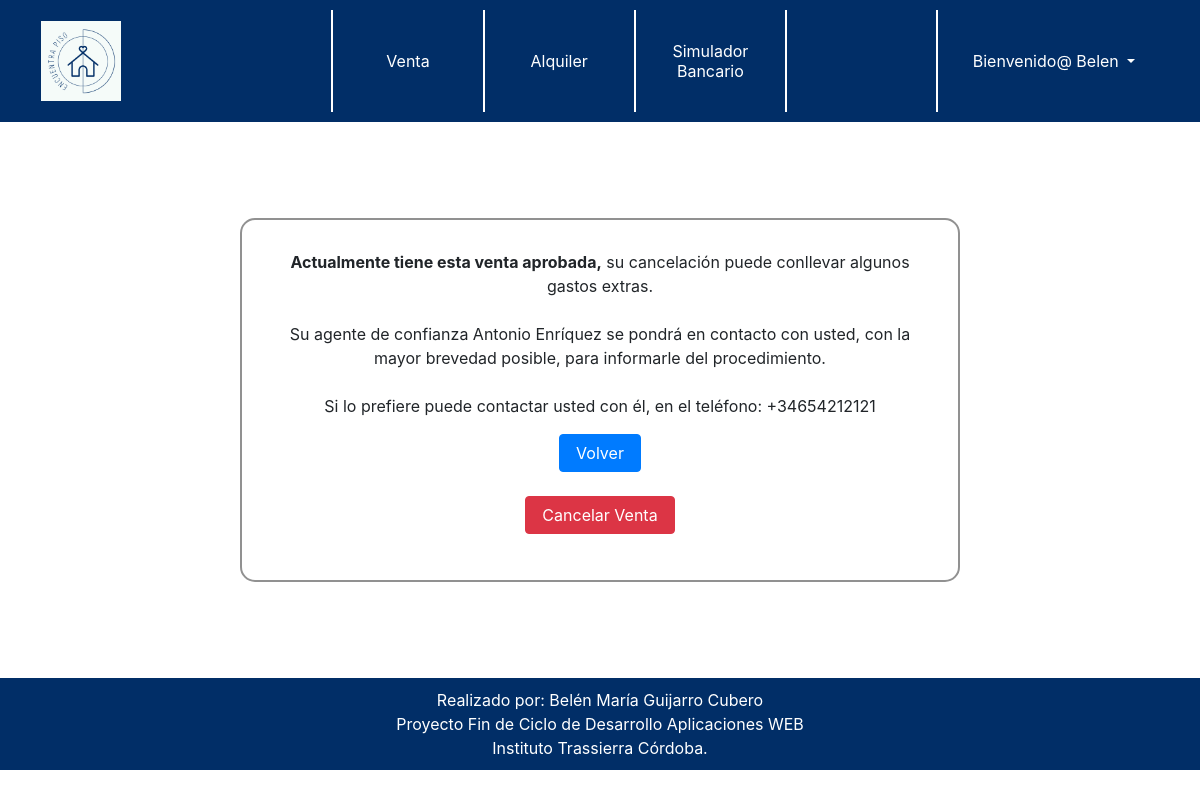
The page /desactivarVenta/6/ (signed in) on the database its author committed.
### applications/operaciones/models.py (models this page shows, shortened)
class Venta(models.Model):
	oferta=models.ForeignKey("Oferta",verbose_name=("oferta"),on_delete=models.SET_NULL,null=True )
	comprador=models.ForeignKey("administracion.Cliente", related_name="comprador",verbose_name=("comprador"),on_delete=models.SET_NULL,null=True )
	fecha= models.DateTimeField('Fecha', auto_now=False, auto_now_add=False, null=True,blank=True)
	activa=models.BooleanField('Activo', default=True)
	aprobada=models.BooleanField('Aprobada', default=False)
	updated_at = models.DateTimeField(auto_now_add=True, null=True)
	created_at = models.DateTimeField(auto_now_add=True, null=True)
	def _get_importe(self):
		precio_descuento=self.oferta.precio-((self.oferta.precio*self.oferta.descuento)/100)
		precio_final= precio_descuento+((self.oferta.precio*self.oferta.vendedor.empresa.comision)/100)
		return precio_final
	precio_final = property(_get_importe)

class Oferta(models.Model):
	inmueble= models.ForeignKey("inmuebles.Inmueble", verbose_name=("Inmueble"),on_delete=models.CASCADE)
	vendedor=models.ForeignKey("administracion.Trabajador", verbose_name=("trabajador"),on_delete=models.SET_NULL, blank=True,null=True)
	precio=models.DecimalField('Precio', max_digits=13, decimal_places=6)
	descuento=models.DecimalField('Descuento', max_digits=5, decimal_places=2, default=0)
	tipo=models.CharField("tipo",max_length=1)
	activa=models.BooleanField('Activo', default=True)
	updated_at = models.DateTimeField(auto_now_add=True, null=True)
	created_at = models.DateTimeField(auto_now_add=True, null=True)

### applications/administracion/models.py (models this page shows, shortened)
class Trabajador(models.Model):
    usuario = models.OneToOneField(User, on_delete=models.CASCADE)
    dni = models.CharField('DNI', max_length=9, unique=True)
    nombre = models.CharField('Nombre', max_length=25)
    primer_apellido = models.CharField('1ºApellido', max_length=50)
    segundo_apellido = models.CharField('2ºApellido', max_length=50)
    empresa = models.ForeignKey("Empresa", verbose_name=("Empresa"), on_delete=models.CASCADE, blank=True, null=True)
    telefono= PhoneNumberField(blank=True)

### applications/operaciones/views.py (the view, shortened to what this page needs)
# urls.py: path('desactivarVenta/<int:id>/', views.desactivarVenta.as_view(),name="desactivarVenta"),
class desactivarVenta(View):
    def get(self, request, id):
        clientes=Cliente.objects.all()
        trabajadores=Trabajador.objects.all()
        venta=Venta.objects.get(id=id)
        return render(request, "eliminar.html",{"venta":venta,"clientes":clientes,"trabajadores":trabajadores})

### templates/eliminar.html (shortened to what this page needs)
{% extends "base.html" %}
{% load static %}
{% load humanize %}
{% block head %}
{% include 'cabecera.html' %}
{% endblock head %}
{% block content %}
<div id="eliminar" class="card">
	{%if venta %}
		{% if venta.aprobada%}
			<p style="text-align:center">
			<b>Actualmente tiene esta venta aprobada,</b> su cancelación puede conllevar algunos gastos extras. <br/><br/>
			Su agente de confianza {{venta.oferta.vendedor.nombre}} {{venta.oferta.vendedor.primer_apellido}} se pondrá en contacto con usted, con la mayor brevedad posible, para informarle del procedimiento.<br/><br/>
			Si lo prefiere puede contactar usted con él, en el teléfono: {{venta.oferta.vendedor.telefono}}
			</p>
			<div style="text-align:center;">
				<a href="{% url 'app_operaciones:Operaciones' user.id %}">
					<button class="btn btn-primary">&nbsp;Volver&nbsp;</button>
				</a>
				<br/><br/>
				<form action="" method="post">
					<button type="submit"class="btn btn-danger">&nbsp;Cancelar Venta&nbsp;</button>
				</form>
			</div>
		{%endif%}
{%endif%}
</div>
{% endblock content %}

### templates/cabecera.html (shortened to what this page needs)
{% load static %}
<div class="container-mx-0" id="cabecera-fondo">
	<div class="container" id="cabecera-frente">
		<table style="width:100%;">
			<tr>
				<td style="width:20%; ">
					<a href="{% url 'app_inmuebles:home'%}">
  					<img id="logo" style="width:100px;padding:10px"src="{% static 'images/logo.png' %}">
  					</a>
  				</td>
				<td id="tdcabecera">
					<a href="{% url 'app_inmuebles:Ventas'%}">
						Venta
					</a>
				</td>
				<td id="tdcabecera" >
					<a href="{% url 'app_inmuebles:Alquileres'%}">
						Alquiler
					</a>
				</td>
				<td id="tdcabecera" >
					<a href="{% url 'app_operaciones:Simulador'%}">
						Simulador<br/> Bancario</td>
				<td id="tdcabecera" ></td>
				<td id="tdcabecera">
					{% if user.is_authenticated %}
					 <div class="nav-link dropdown-toggle"id="navbarDropdown" role="button" data-toggle="dropdown" aria-haspopup="true" aria-expanded="false" >
					 	Bienvenido@ {{user.username|capfirst}}
        			</div>
					{%else%}
						<a href="{% url 'app_administracion:login'%}">
						Registrate <br/> <br/>Inicia Sesión <br/>
					 {%endif%}
				</td>
			</tr>
		</table>
	</div>
</div>

### encuentrapiso/static/css/estilos.css (style rules this page uses)
#cabecera-fondo { background-color: #012e67; }
#cabecera-frente { background-color: #012e67; padding:10px 0px; }
#tdcabecera { width:10%; border-left:solid 2px #ffffff; padding:0 1%; color:#ffffff; text-align:center }
#tdcabecera a { color: white; text-decoration: none; }
#eliminar { width: 60%; margin: auto; margin-top: 8%; margin-bottom: 8%; border-radius:15px; border: solid 2px #919191; padding: 30px; }

### rows shown on the page
Venta: oferta.vendedor.nombre "Antonio", oferta.vendedor.primer_apellido "Enríquez", oferta.vendedor.telefono "+34654212121"

### other values the page prints
{{ user.username|capfirst }} "Belen"
